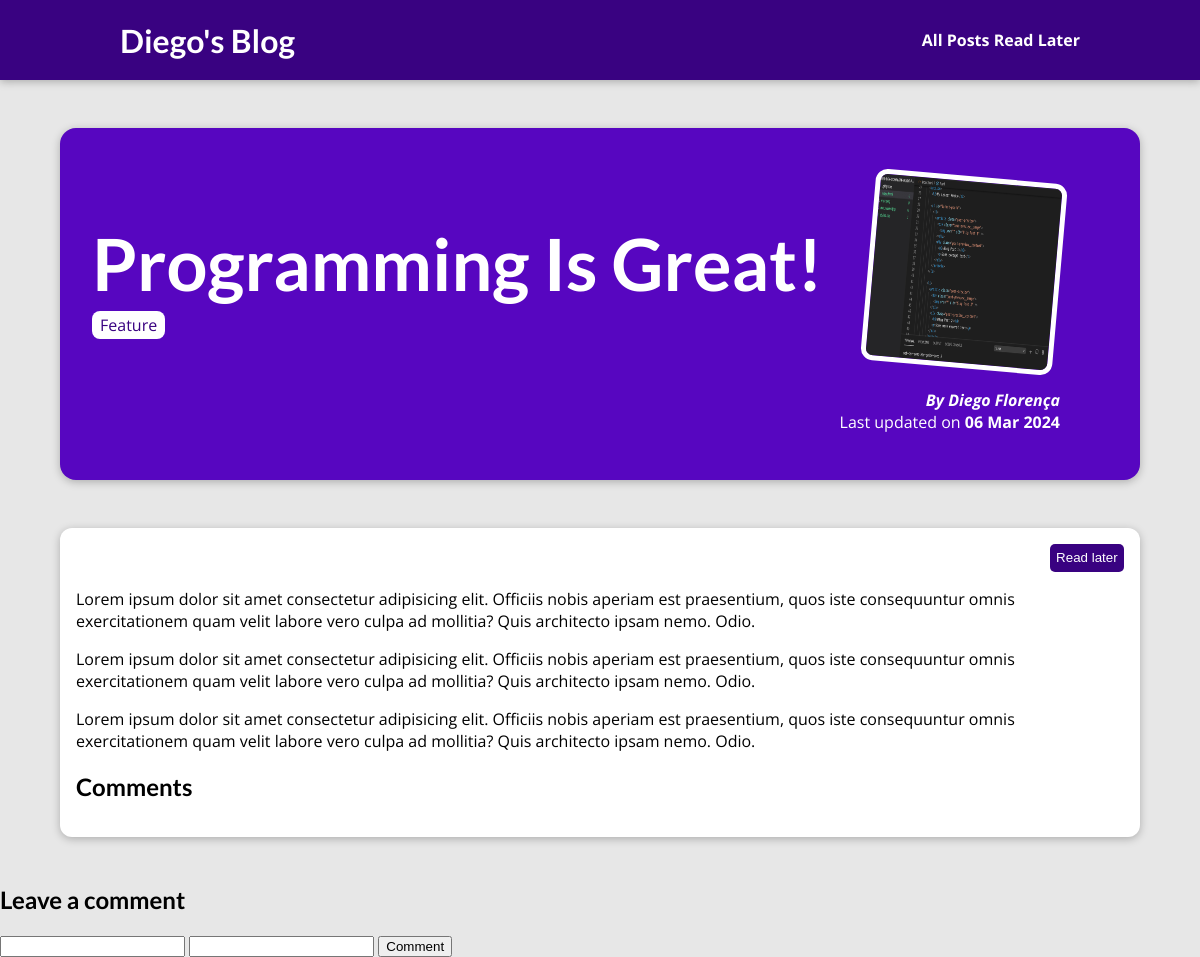
The page /posts/programming-is-great on the database its author committed.
### blog/models.py (models this page shows, shortened)
class Post(models.Model):
    title = models.CharField(max_length=150)
    excerpt = models.CharField(max_length=200)
    image = models.ImageField(upload_to="posts", null=True)
    date = models.DateField(auto_now=True)
    slug = models.SlugField(unique=True, db_index=True)
    content = models.TextField(validators=[MinLengthValidator(10)])
    author = models.ForeignKey(
        Author, on_delete=models.SET_NULL, null=True, related_name="posts")
    tags = models.ManyToManyField(Tag)

class Tag(models.Model):
    caption = models.CharField(max_length=20)

class Author(models.Model):
    first_name = models.CharField(max_length=100)
    last_name = models.CharField(max_length=100)
    email = models.EmailField()
    def full_name(self):
        return f"{self.first_name} {self.last_name}"
    def __str__(self):
        return self.full_name()

### blog/views.py (the view)
# urls.py: path("posts/<slug:slug>", views.SinglePostView.as_view(), name="post-detail-page")
class SinglePostView(DetailView):
    template_name = "blog/post-details.html"
    model = Post
    def get_context_data(self, **kwargs):
        context = super().get_context_data(**kwargs)
        context["post_tags"] = self.object.tags.all()
        return context

### blog/templates/blog/post-details.html (shortened to what this page needs)
{% extends "base.html" %}
{% load static %}
{% block css_files %}
    <link rel="stylesheet" href="{% static "blog/post-detail.css" %}">
{% endblock  %}
{% block content %}
    <section id="summary">
        <h2>{{ post.title | title }}</h2>
        <div>
            {% for tag in post_tags %}
            <span class="tag">{{ tag.caption }}</span>
            {% endfor %}
        </div>
        <article>
            <img src="{{ post.image.url }}" alt="{{ post.title }}">
            <address>By <a href="mailto:{{ post.author.email }}">{{ post.author }}</a></address>
            <div>
                Last updated on <time>{{ post.date | date:"d M Y" }}</time>
            </div>
        </article>
    </section>
    <main>
        <div id="read-later">
            {% if is_read_later %}
                <p>Marked as read later.</p>
            {% else %}
                <form action="/posts/read-later/" method="POST">
                    <button>Read later</button>
                </form>
            {% endif %}
        </div>
        {{ post.content | linebreaks }}
        <h2>Comments</h2>
    </main>
    <div>
        <h2>Leave a comment</h2>
        <form action="/posts/comment/" method="POST">
            <input type="text" name="name" >
            <input type="text" name="comment" >
            <button>Comment</button>
        </form>
    </div>
    {% endblock %}

### static/app.css (style rules this page uses)
* { box-sizing: border-box; }
html { font-family: "Open Sans", "Lato", sans-serif; }
body { margin: 0; }
h1, h2, h3 { font-family: "Lato", sans-serif; font-weight: bold; }

### blog/static/blog/post-detail.css (style rules this page uses)
body { background-color: #e7e7e7; }
#summary { margin: 8rem auto 3rem auto; padding: 2rem; width: 90%; max-width: 90rem; border-radius: 16px; background-color: #5706c0; position: relative; box-shadow: 0 2px 8px rgba(0, 0, 0, 0.25); height: 22rem; }
#summary h2 { color: white; font-size: 4.5rem; margin-bottom: 0.5rem; }
#summary article { position: absolute; top: 2rem; right: 3rem; padding: 1rem 2rem; border-radius: 12px; text-align: right; color: white; }
#summary article img { width: 12rem; height: 12rem; border-radius: 12px; transform: rotateZ(5deg); border: 5px solid white; margin-bottom: 1rem; }
#summary address { font-weight: bold; }
#summary a { color: white; text-decoration: none; }
#summary time { font-weight: bold; }
main { width: 90%; max-width: 90rem; margin: 3rem auto; background-color: white; padding: 1rem; border-radius: 12px; box-shadow: 0 2px 8px rgba(0, 0, 0, 0.25); }
.tag { background-color: white; color: #390281; padding: 0.2rem 0.5rem; border-radius: 8px; }
#read-later { display: flex; justify-content: right; }
#read-later button { background-color: #390281; color: white; border: none; border-radius: 5px; padding: 0.4rem; cursor: pointer; }

### rows shown on the page
Post: title "Programming Is Great!", image (picture), author "Diego Florença", date "06 Mar 2024", content "Lorem ipsum dolor sit amet consectetur adipisicing elit. Officiis nobis aperiam est praesentium, quos iste consequuntur omnis exercitationem quam velit labore vero culpa ad mollitia? Quis architecto ipsam nemo. Odio. Lorem ipsum dolor sit amet consectetur adipisicing elit. Officiis nobis aperiam est praesentium, quos iste consequuntur omnis exercitationem quam velit labore vero culpa ad mollitia? Quis architecto ipsam nemo. Odio. Lorem ipsum dolor sit amet consectetur adipisicing elit. Officiis nobis aperiam est praesentium, quos iste consequuntur omnis exercitationem quam velit labore vero culpa ad mollitia? Quis architecto ipsam nemo. Odio."
Tag: caption "Feature"
